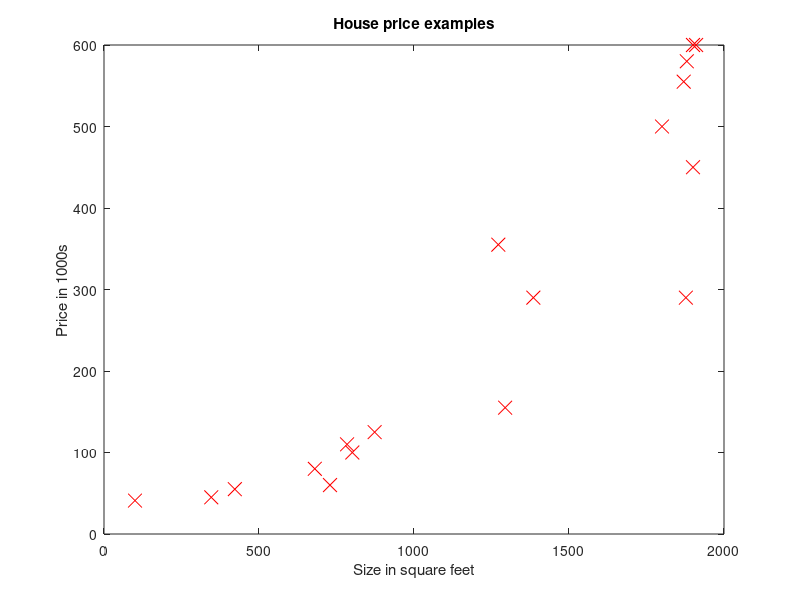

MATLAB code to generate this figure: (Note: this script raises an error after producing the figure.)
%--------------------------------------------------------%
% Sometimes the best fit to data isn't a straight line. In
% this example there are a few more examples that look like
% a straight line won't be accurate for a line of best fit.
% Here we create an extra variable by squaring x, so X is a
% matrix that contains the bias (a column of 1s), the size
% in square feet, and the size in sqaure feet squared, then
% scaled (see Feature Scaling in the notes for more information).
%
% ... MORE DESC NEEDED, plus a visualisation of the data
%--------------------------------------------------------%

close all;
x = [1910; 1900; 1880; 1870; 1900; 1800; 1272; 1385; 1877; 1294; 873; 784; 801; 729; 680; 422; 346; 100];
y = [600; 600; 580; 555; 450; 500; 355; 290; 290; 155; 125; 110; 100; 60; 80; 55; 45; 41];

m = length(x);
X = [(ones(m,1)),x,((x.^2)/100)];

plot(x,y,'rx','MarkerSize',10), ylabel('Price in 1000s'), xlabel('Size in square feet'), title('House price examples');
hold on;

theta = [0.7; 0.1; 0.01];
J=computeCost(X, y, theta);
plot(x,X*theta,'-');

alpha = 0.0000000001;
iterations = 1000;
[theta, theta_history, J_history] = gradientDescent(X, y, theta, alpha, iterations);

% See the hypothesis once gradient descent has optimised theta values
plot(x,X*theta,'-'),legend('Example data', 'Initial Line of Best Fit [hypothesis]', 'Line of Best Fit after gradient descent');